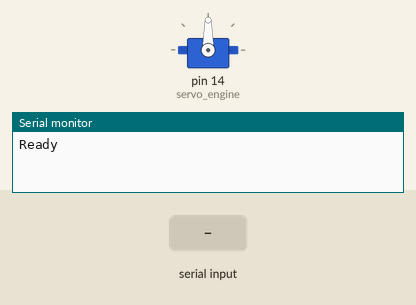
A sketch run on a simulated Arduino Uno, built with avr-gcc and run on an emulated ATmega328P. On the bench: servo, the last lines printed to the serial monitor. The inputs (shaded band) are chosen by the test bench.

Above: at 1.2 s.
1.3 s: "1" received over Serial
At 2.4 s:
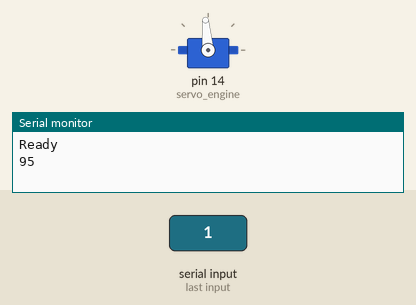
2.8 s: "1" received over Serial
At 3.5 s:
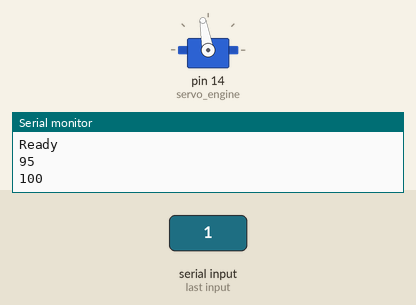
4.3 s: "2" received over Serial
At 4.7 s:
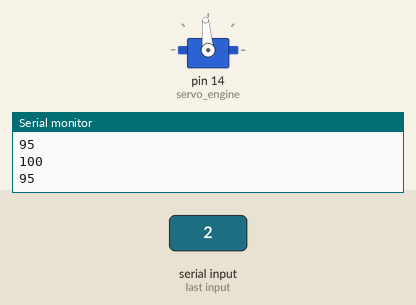
Timing chart, 0 to 7.3 s (numbered marks = the images above; inputs shaded):
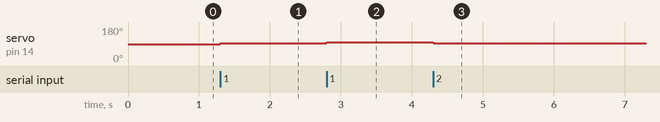

Measured:
- after the input at 1.3 s, servo on pin 14 (servo_engine): 90° → 95° at once
- after the input at 2.8 s, servo on pin 14 (servo_engine): 95° → 100° at once
- after the input at 4.3 s, servo on pin 14 (servo_engine): 100° → 95° at once

The sketch:

sketch_jun23f.ino
```cpp
#include <Servo.h>

Servo servo_engine;


void setup() {

  pinMode(1,OUTPUT);
  servo_engine.attach(14); //analog pin 0
  //servo1.setMaximumPulse(2000);
  //servo1.setMinimumPulse(700);

  Serial.begin(9600);
  Serial.println("Ready");

}

void loop() {
  static int const_of_movement = 5;
  static int move_servo = 90;
  servo_engine.write(move_servo);

  if ( Serial.available()) {
    char ch = Serial.read();

    if(ch == '1') {
      move_servo += const_of_movement;
      if(move_servo > 180){
        move_servo -= const_of_movement;
      }
      servo_engine.write(move_servo);
      Serial.println(move_servo);
    }

    if(ch == '2') {
      move_servo -= const_of_movement;
      if(move_servo < 0){
        move_servo += const_of_movement;
      }
      servo_engine.write(move_servo);
      Serial.println(move_servo);
    }

  }

}
```
